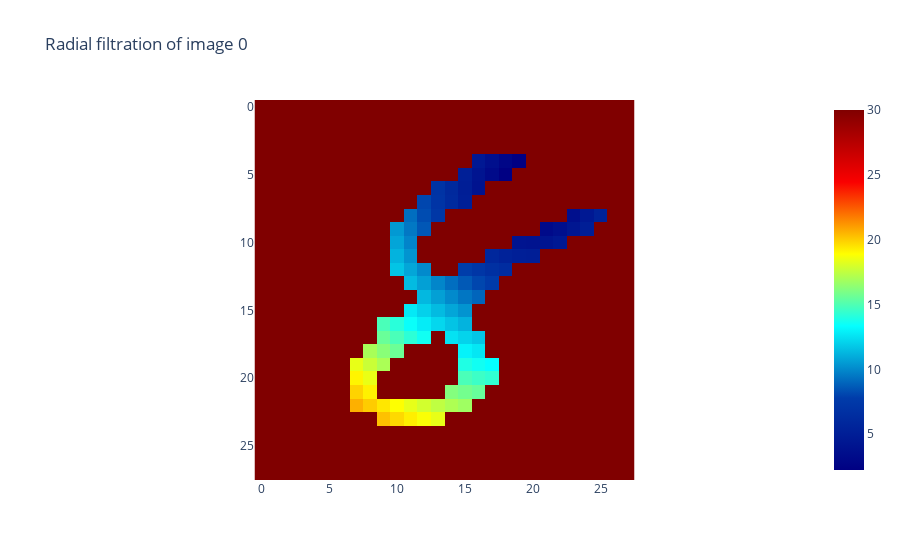

The notebook cell saved with this chart:
### Code cell
from gtda.images import RadialFiltration, HeightFiltration
radial_filtration = RadialFiltration(center=np.array([20,6])) 
im8_filtration = radial_filtration.fit_transform(im8_binarized) 
radial_filtration.plot(im8_filtration, colorscale="jet")

### Figure 1 — Plotly figure (JSON) as saved in the notebook; plotly's stock layout.template omitted (floating-point values rounded to 4 significant figures; data arrays with more than 128 entries replaced by an {"elided": "..."} marker saying what was removed)
{"data": [{"colorscale": [[0, "rgb(0,0,131)"], [0.2, "rgb(0,60,170)"], [0.4, "rgb(5,255,255)"], [0.6, "rgb(255,255,0)"], [0.8, "rgb(250,0,0)"], [1, "rgb(128,0,0)"]], "type": "heatmap", "z": {"elided": "28x28 float values"}}], "layout": {"plot_bgcolor": "white", "title": {"text": "Radial filtration of image 0"}, "xaxis": {"constrain": "domain", "scaleanchor": "y"}, "yaxis": {"autorange": "reversed", "constrain": "domain"}}}
